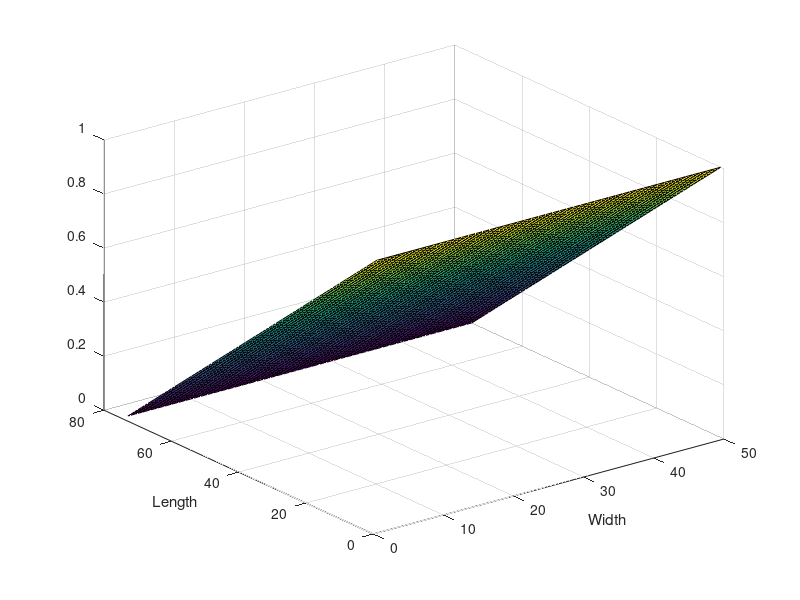

MATLAB code for this plot:
nx=75; %length of box
ny=50; %width of box

g=sparse(nx*ny);
b=zeros(1,nx*ny);

for i = 1:nx
    for j=1:ny
        n=j+(i-1)*ny;
        if i==1
            g(n,:)=0;
            g(n,n)=1;
            b(n)=1;
        elseif i==nx
            g(n,:)=0;
            g(n,n)=1;
        elseif j==1 
            g(n,n)=-3;
            g(n,n+1)=1;
            g(n,n-1)=1;
            g(n,n+ny)=1;
            %g(n,n-ny)=1;
            
        elseif j==ny            
            g(n,n)=-3;
            g(n,n+1)=1;
            g(n,n-1)=1;
            %g(n,n+ny)=1;
            g(n,n-ny)=1;    
            
        else %bulk node
            g(n,n)=-4;
            g(n,n+1)=1;
            g(n,n-1)=1;
            g(n,n+ny)=1;
            g(n,n-ny)=1;
        end    
    end
end
spy(g)

E=g\b';
%spy(E)


d=zeros(nx,ny);
for i = 1:nx
    for j=1:ny
       n=j+(i-1)*ny; 
       d(i,j)=E(n);       
    end
end
surf(d)
xlabel('Width')
ylabel('Length')

